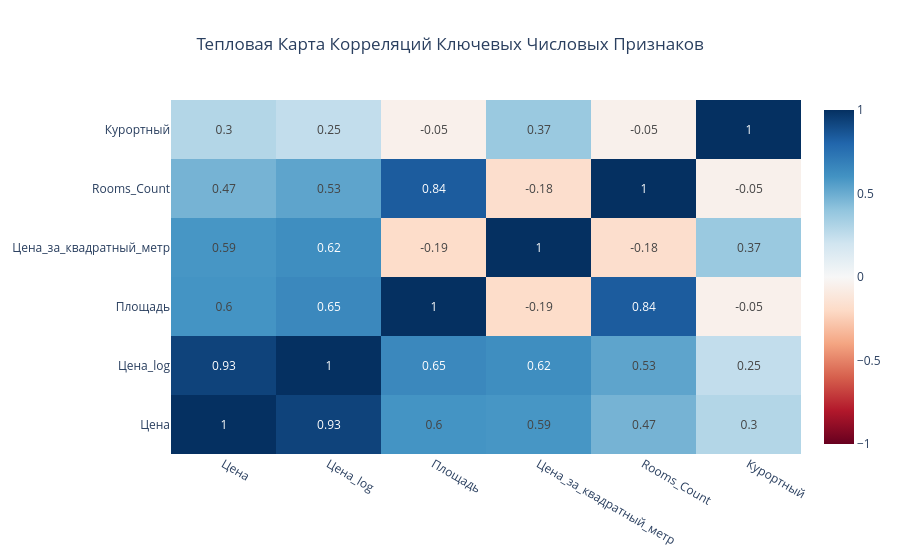

The notebook cell saved with this chart:
### Markdown cell above
**Выводы:**
- Даже в рамках одного субъекта РФ цены за м² сильно варьируются между городами, что указывает на локальную специфику спроса и предложения.
- В крупных городах разброс цен обычно больше, что отражает более сегментированный рынок (от эконом- до элитного класса).
- Наблюдается наличие выбросов в некоторых городах, что может указывать на объекты с уникальными характеристиками или ошибки в данных.

**Гипотезы:**
- Города с высокими медианными ценами могут быть центрами притяжения (рабочие места, образование, культура).
- Широкий разброс цен в некоторых городах может быть связан с неравномерным распределением объектов по районам с разной престижностью.

### Code cell
# Выбор числовых столбцов для анализа корреляции
numeric_cols = df.select_dtypes(include=np.number).columns.tolist()

# Расчет матрицы корреляции
corr_matrix = df[numeric_cols].corr()

# Для наглядности выберем только признаки с высокой корреляцией с ценой
corr_target = corr_matrix['Цена'].abs().sort_values(ascending=False)
top_corr_features = corr_target[corr_target > 0.2].index

# Тепловая карта для наиболее коррелирующих признаков
fig_heatmap = go.Figure(data=go.Heatmap(
                   z=df[top_corr_features].corr().values,
                   x=top_corr_features.tolist(),
                   y=top_corr_features.tolist(),
                   colorscale='RdBu',
                   zmin=-1,
                   zmax=1,
                   text=df[top_corr_features].corr().round(2).values,
                   texttemplate="%{text}"
))

fig_heatmap.update_layout(
    title='Тепловая Карта Корреляций Ключевых Числовых Признаков',
    title_x=0.5
)

fig_heatmap.show()

### Figure 1 — Plotly figure (JSON) as saved in the notebook; plotly's stock layout.template omitted (floating-point values rounded to 4 significant figures)
{"data": [{"colorscale": [[0, "rgb(103,0,31)"], [0.1, "rgb(178,24,43)"], [0.2, "rgb(214,96,77)"], [0.3, "rgb(244,165,130)"], [0.4, "rgb(253,219,199)"], [0.5, "rgb(247,247,247)"], [0.6, "rgb(209,229,240)"], [0.7, "rgb(146,197,222)"], [0.8, "rgb(67,147,195)"], [0.9, "rgb(33,102,172)"], [1, "rgb(5,48,97)"]], "text": [[1.0, 0.93, 0.6, 0.59, 0.47, 0.3], [0.93, 1.0, 0.65, 0.62, 0.53, 0.25], [0.6, 0.65, 1.0, -0.19, 0.84, -0.05], [0.59, 0.62, -0.19, 1.0, -0.18, 0.37], [0.47, 0.53, 0.84, -0.18, 1.0, -0.05], [0.3, 0.25, -0.05, 0.37, -0.05, 1.0]], "texttemplate": "%{text}", "type": "heatmap", "x": ["Цена", "Цена_log", "Площадь", "Цена_за_квадратный_метр", "Rooms_Count", "Курортный"], "y": ["Цена", "Цена_log", "Площадь", "Цена_за_квадратный_метр", "Rooms_Count", "Курортный"], "z": [[1.0, 0.9297, 0.5962, 0.5889, 0.4705, 0.2958], [0.9297, 1.0, 0.6493, 0.6244, 0.5312, 0.2491], [0.5962, 0.6493, 1.0, -0.1886, 0.8386, -0.05153], [0.5889, 0.6244, -0.1886, 1.0, -0.1752, 0.3748], [0.4705, 0.5312, 0.8386, -0.1752, 1.0, -0.04839], [0.2958, 0.2491, -0.05153, 0.3748, -0.04839, 1.0]], "zmax": 1, "zmin": -1}], "layout": {"title": {"text": "Тепловая Карта Корреляций Ключевых Числовых Признаков", "x": 0.5}}}
